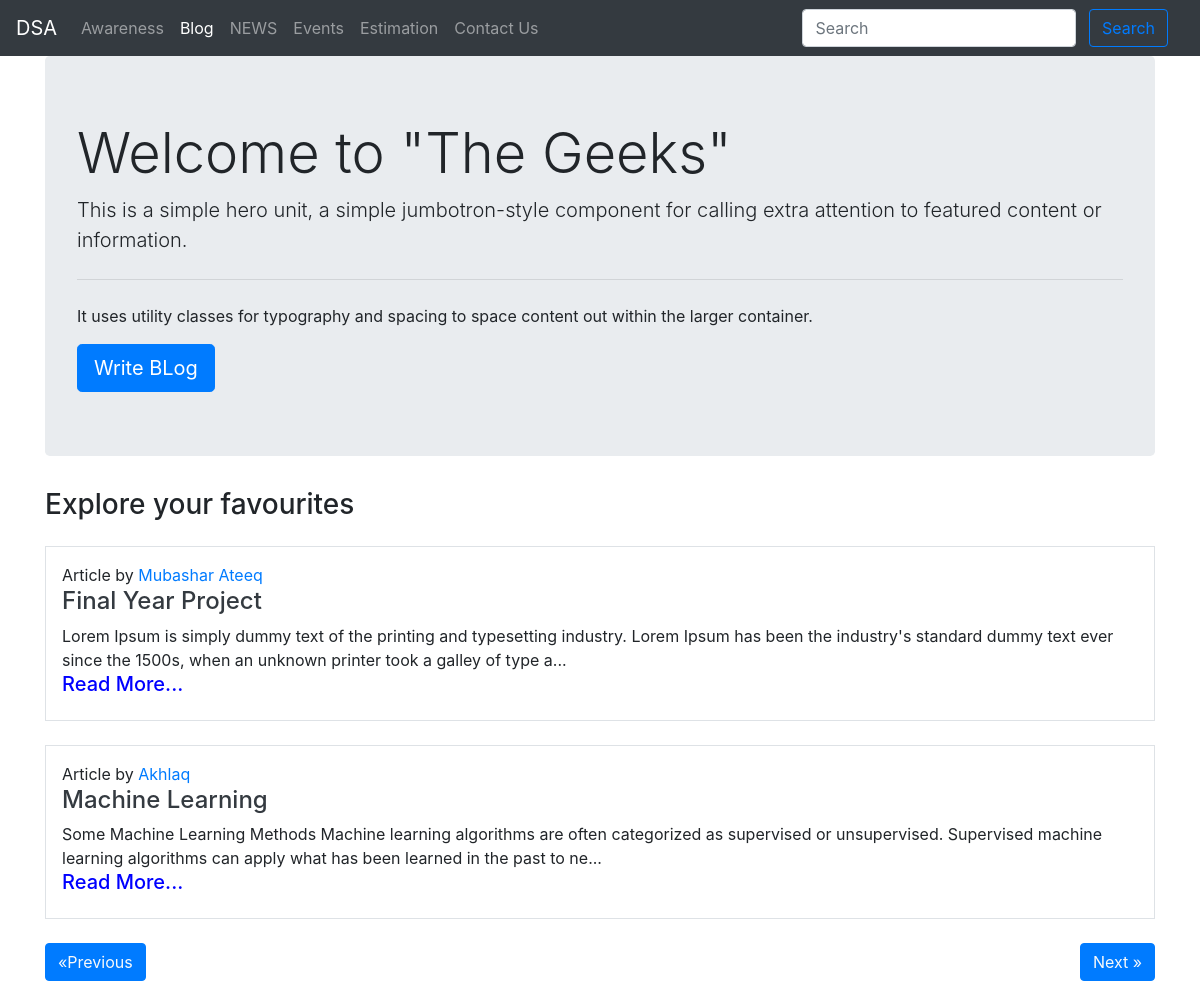
The page /bloghome/ on the database as committed earlier.
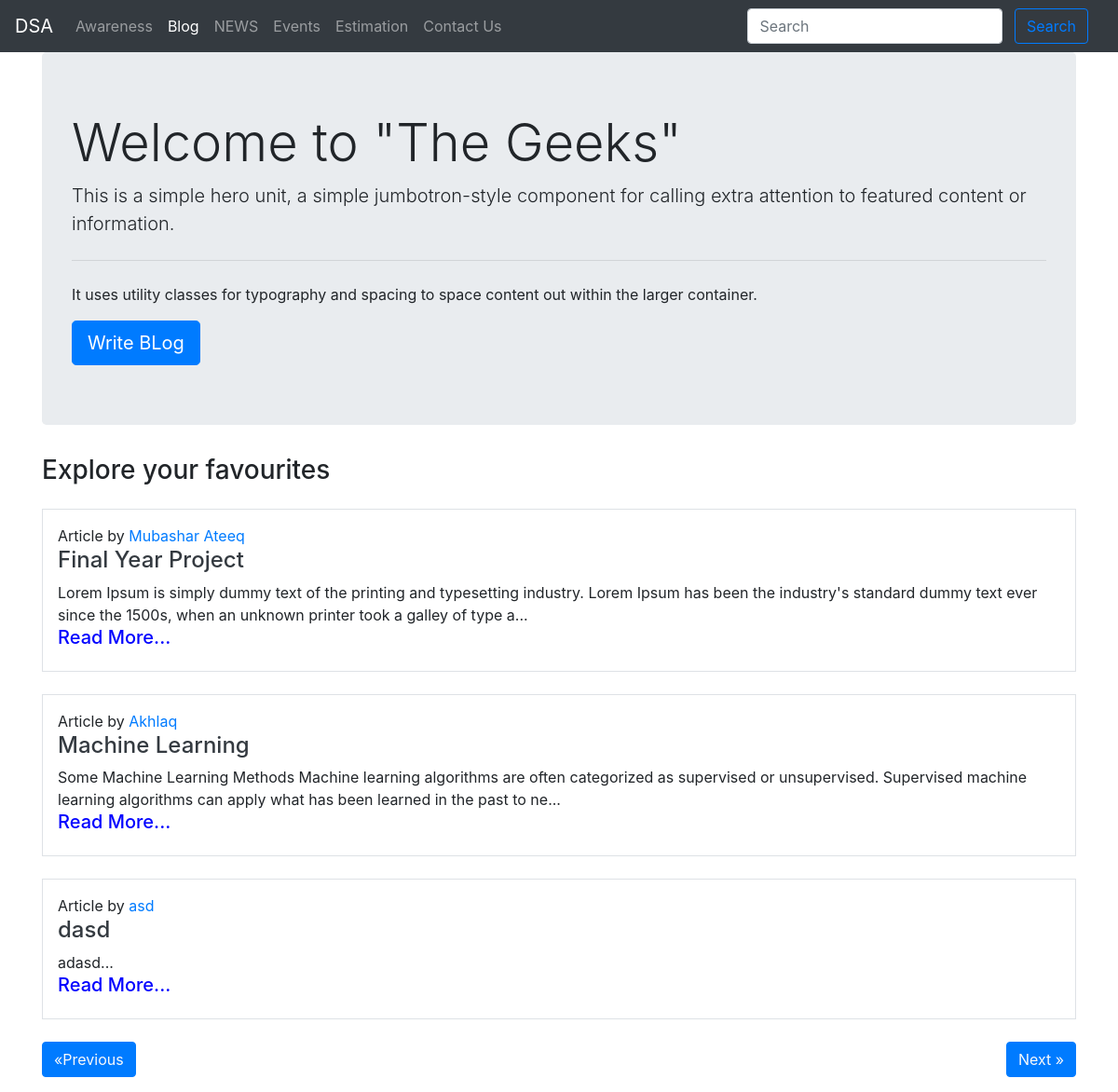
The same page on the database as committed later.
### fyp/models.py (models this page shows, shortened)
class Blog(models.Model):
    sno = models.AutoField(primary_key=True)
    title = models.CharField(max_length=200)
    content = models.TextField()
    short_desc = models.CharField(max_length=300, default="")
    slug = models.CharField(max_length=100)
    time = models.DateTimeField(auto_now_add=True)
    author = models.CharField(max_length=20, default="")

### fyp/views.py (the view)
# urls.py: path('bloghome/', views.blog, name='blog'),
def blog(request):
    no_of_posts = 5
    page = (request.GET.get('page'))
    if page is None:
        page = 1
    else:
        page = int(page)
    blogs = Blog.objects.all()
    length = len(blogs)
    blogs = blogs[(page-1)*no_of_posts: page*no_of_posts]
    if page > 1:
        prev = page-1
    else:
        prev = None
    if page < math.ceil(length/no_of_posts):
        nxt = page + 1
    else:
        nxt = None
    context = {'blogs': blogs, 'prev': prev, 'nxt': nxt}
    return render(request, 'bloghome.html', context)

### templates/bloghome.html (shortened to what this page needs)
{% extends 'base.html' %}
{% block blogactive %}active{% endblock blogactive %}
{% block search %}
<div class="ml-auto form-inline">
  <form action='/search' method='get' class=" my-2 mx-3 my-lg-0">
    <input class="form-control mr-sm-2" type="search" name="query" id="query" placeholder="Search" aria-label="Search">
    <button class="btn btn-outline-primary my-2 my-sm-0" type="submit">Search</button>
  </form>
</div>
{% endblock search %}
{% block body %}
<div class="container">
  <div class="jumbotron">
    <h1 class="display-4 ">Welcome to "The Geeks"</h1>
    <p class="lead">This is a simple hero unit, a simple jumbotron-style component for calling extra attention to
      featured content or information.</p>
    <hr class="my-4">
    <p>It uses utility classes for typography and spacing to space content out within the larger container.</p>
    <a class="btn btn-primary btn-lg" href="/blogwrite" role="button">Write BLog</a>
  </div>
  <h3 class="my-3"> Explore your favourites</h3>
  {% for blog in blogs %}
  <div class="my-4 p-3 border">
    <p class="mb-0 "> Article by <a href="#">{{blog.author}}</a></p>
    <h4 class="text-dark"> <a href="/blogpost/{{blog.slug}}" class="text-dark">{{blog.title}}</a></h4>
    <div>
      {{blog.short_desc|slice:200}}...
    </div>
    <a href="/blogpost/{{blog.slug}}" class="text-dark"><h5 style="color: blue;">Read More...</h5></a>
  </div>
  {% endfor %}
  <div class="my-3">
    {% if prev %}
    <button class="btn btn-primary"><a class="text-light" href="/blog?page={{prev}}">&laquo;Previous</a></button>
    {% else %}
    <button class="btn btn-primary"><a class="text-light" href="#">&laquo;Previous</a></button>
    {% endif %}
    {% if nxt %}
    <button class="btn btn-primary float-right"><a class="text-light" href="/blog?page={{nxt}}">Next
        &raquo;</a></button>
    {% else %}
    <button class="btn btn-primary float-right"><a class="text-light" href="#">Next &raquo;</a></button>
    {% endif %}
  </div>
</div>
{% endblock body %}

Rows that differ between the two databases and show on the page:
added Blog: author "asd", title "dasd", short_desc "adasd"
